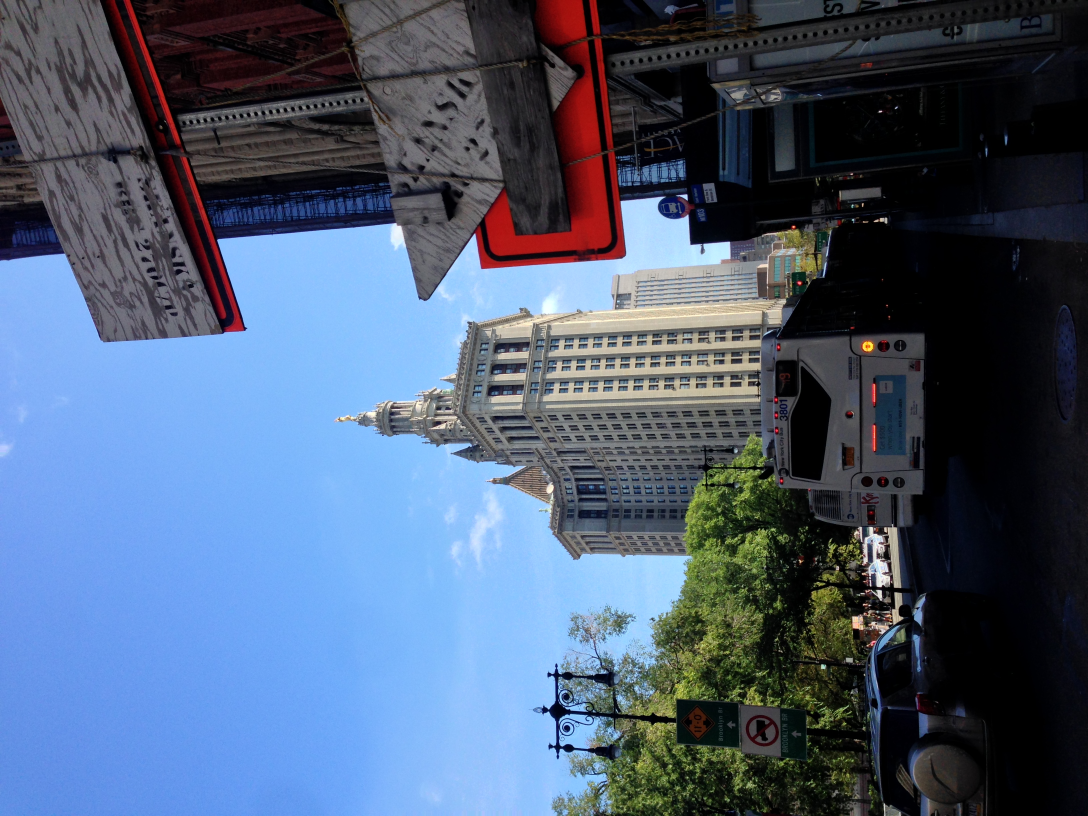
#> input picture Measure/example_data/example_image.jpg, 3264 x 2448 px (shown at 1/3 size)
$ jupyter execute --allow-errors M03_Reading_and_writing_files.ipynb   (shell and % lines are left out)
#> lines starting #> are read from the running program, lines starting #| are printed output that depends on the picture
<a href="https://colab.research.google.com/github/brian-ho/intro-to-urban-data/blob/main/Measure/M03_Reading_and_writing_files.ipynb" target="_parent"></a>

# **03 Measure** Reading and writing files

```
    Class       ARCH 6131 Urban Design Methods / Skills / Tools 1
                The Gensler Family AAP NYC Center
                Fall 2024
                Monday 3:30 PM to 6 PM

    Instructor  Brian Ho
                brian@brian-ho.io
```

This notebook covers ways to read and write flies. It assumes you've understood the first two notebooks. In particular, how to load external Python libraries and packages, and the basics of data structures and functions.

The notebook covers the following files:

- Comma-separated value (CSV) files for tabular data
- GeoJSON for more web-based geospatial data
- Shapefiles (SHP) for more GIS geospatial data
- Image files

⚠ **Reminder about saving files on Colab notebooks**

_Please keep in mind that any files you create in a Colab notebook are **temporarily** stored on the cloud. You must download these files to save them, or write them directly into your Drive._

This notebook relies on a few libraries, so we will import them now:

[cell 1]
import os
import json
import pandas as pd
import geopandas as gpd
import PIL
from pathlib import Path

Finally, you'll need the example data located [here](https://github.com/brian-ho/intro-to-urban-data/tree/main/Measure/Example%20Data) on GitHub. Upload this to someplace in Google Drive, and update the variable accordingly with the right path.

[cell 2]
from google.colab import drive

drive.mount("/content/drive")

[cell 3]
EXAMPLE_DATA_DIRECTORY = "example_data"

## CSV files
Comma-separated values files contain tabular or two-dimensional data. You can think of them as basic spreadsheets or tables — just the numbers and values, without formulas or formatting. The data is organized into rows and columns, with the first row typically serving as column headers.

Here's data the you might expect to store in a CSV

| first_column | second_column | third_column |
| --- | --- | --- |
| 1 | A | D |
| 2 | B | E |
| 3 | C | F |

CSVs get their name because they are in fact written out as plain text files. Rows are each a line, and the columns are separated by ... commas! So the above would look something like:

```
first_column,second_column,third_column
1,A,D
2,B,E
3,C,F
```

You can load any CSV using `pandas` and the helpful `read_csv` function. The tabular data becomes a `DataFrame`.

[cell 4]
# Reads a CSV file on Google Drive
example_dataframe = pd.read_csv(Path(EXAMPLE_DATA_DIRECTORY) / "example.csv")
#> (reads Measure/Example Data/example.csv from the repository)
example_dataframe

As a `DataFrame`, you can perform a number of basic views, analysis, and calculations.

[cell 5]
# We can get the basic length and size of the table
print(f"Length of the dataframe: {len(example_dataframe)}")
print(f"Dimensions of the dataframe: {example_dataframe.shape}")

[cell 6]
# We can access any column of a dataframe based on its name
example_dataframe["first_column"]

#> (a cell that did not finish here is left out)

#> (a cell that did not finish here is left out)

In the future, you'll be able to edit and work with this data in Python. For now, we'll skip right to writing. You can create a CSV file from this data with the equally helpful `to_csv` method.

This time, you need to call this from the `DataFrame` itself. The first argument is the file name and path.

[cell 9]
# This create a temporary file on the cloud computer running your Colab notebook
example_dataframe.to_csv("saved_example.csv", index=False)

#> (a cell that did not finish here is left out)

A dataframe can be converted into more typical Python data structures, like dictionaries and lists.

[cell 11]
# Convert a dataframe to a dictionary. Pandas supports multiple ways to do this!
example_dict = example_dataframe.to_dict()
example_dict

[cell 12]
# Passing in a different argument gets us a different format.
# Can you tell what is different in this case?
example_dict = example_dataframe.to_dict(orient="list")
example_dict

And you can create dataframe and write them to a CSV in the same way:

[cell 13]
# This is but one of many ways to make a Pandas DataFrame
# Notice that we can use Python data structures to provide the data
created_dataframe = pd.DataFrame(
    {
        "first_column": [1, 2, 3],
        "second_column": ["A", "B", "C"],
        "third_column": ["D", "E", "F"],
    }
)
created_dataframe.to_csv("another_saved_example.csv", index=False)

The great thing about `Pandas` is you can also open and save a bunch of other common tabular data formats. There's a long list [here](https://pandas.pydata.org/docs/reference/io.html) but this includes Excel, JSON, and other delimited file types.

## GeoJSON files
Geospatial information you find online will often be stored as [GeoJSON files](https://geojson.org/). These can contain lots of deeper data, or they can simply be a collection of basic shapes.

GeoJSON files are by definition geo-referenced, and they will almost always use the [WGS 84 map projection](https://earth-info.nga.mil/index.php?dir=wgs84&action=wgs84): the coordinates of geometry will be in longitude-latitude decimal degrees pairs.

`GeoPandas` makes loading GeoJSONs very easy!

#> (a cell that did not finish here is left out)

Hmmm ... notice this produces a table. It's a useful preview of the organization of the data, but we want a map!

You can get one with `GeoDataFrame.plot()`.

Much like with `Pandas` and writing CSV files, you can write GeoJSON files using `GeoPandas` natively.

You do this with the `GeoDataFrame.to_file()` method, and you must provide a `driver` argument that specifies GeoJSON as the desired format.

#> (a cell that did not finish here is left out)

## SHP files
You can also read and write shapefiles, typically used for desktop GIS software, with `GeoPandas`. Shapefiles are usually zipflies (ZIP) or a folder containing multiple other files.

You can open the ZIP file or the folder.

#> (a cell that did not finish here is left out)

#> (a cell that did not finish here is left out)

#> (a cell that did not finish here is left out)

#> (a cell that did not finish here is left out)

#> (a cell that did not finish here is left out)

... and you can write to shapefile. Note this actually produces multiple discrete files which constitute the "shapefile".

#> (a cell that did not finish here is left out)

In general, GeoJSONs tend to be simpler to work with and are much more common for web-based mapping and technology applications — we'll use those in the class for those reasons. But hopefully `geopandas` can replace some of your need for GIS software.

## Image files
Image files can be opened with `PIL`, another Python library.

[cell 22]
# We can open most supported images directly
img = PIL.Image.open(Path(EXAMPLE_DATA_DIRECTORY) / "example_image.jpg")
#> img is the input picture: PIL image 3264x2448 RGB; mean R, G, B 77.1, 93.1, 117.2

# JPEG files may be rotated. We can use metadata to orient them correctly!
img = PIL.ImageOps.exif_transpose(img)
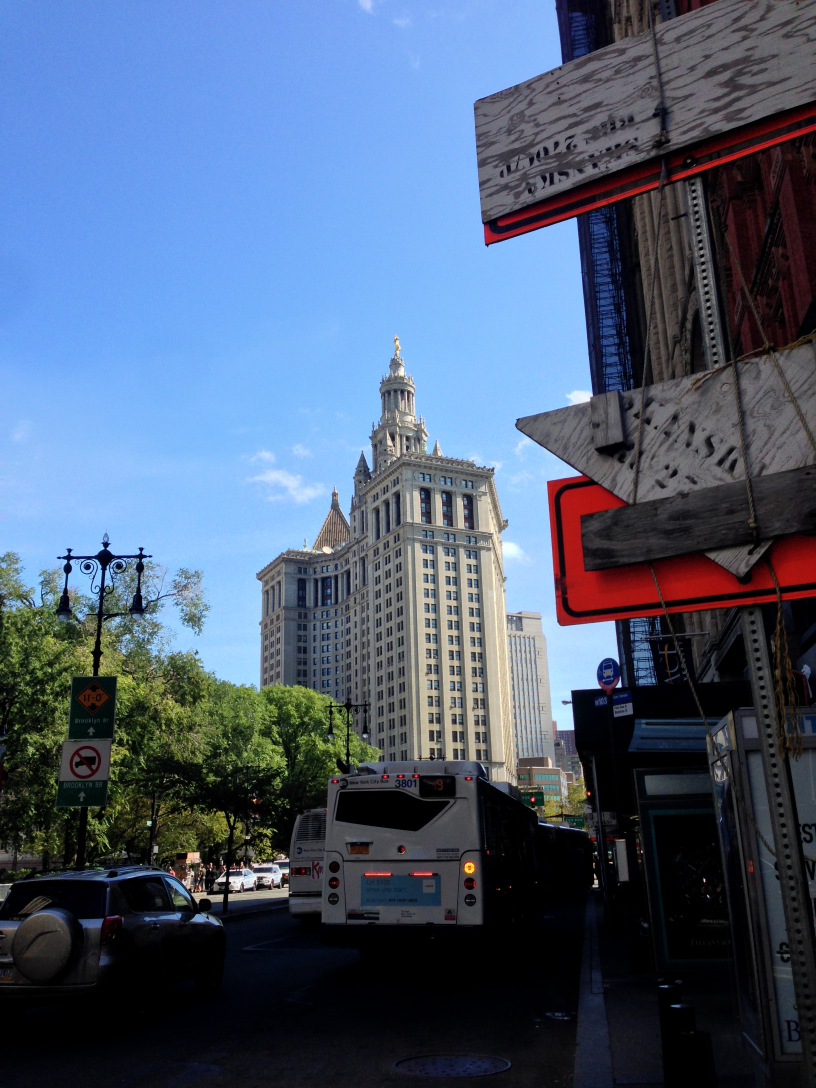
#> img: PIL image 2448x3264 RGB (shown at 1/3 size); mean R, G, B 77.1, 93.1, 117.2
img.resize((400, 400))
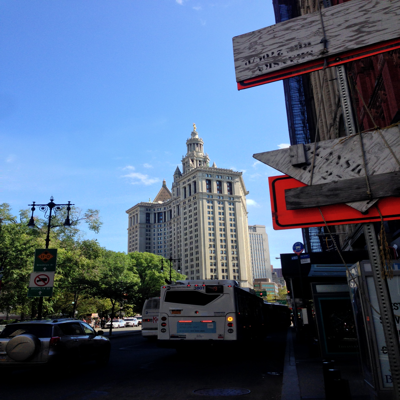
#> Out: PIL image 400x400 RGB; mean R, G, B 77.1, 93.1, 117.2

Note that iPhones (and other cameras) may use the [HEIC](https://en.wikipedia.org/wiki/High_Efficiency_Image_File_Format) file format. Opening these with `PIL` requires another library, `pillow-heif`.

[cell 23]
from pillow_heif import register_heif_opener

# This helps us open HEIC files. You just need to run it once.
register_heif_opener()
#> (this line was passed over: pillow_heif is not available in this run)

#> (a cell that did not finish here is left out)

Creating and saving image files is also possible! We can explore ways to create image files through Python in this class.

[cell 25]
# This creates a not-very-exciting new image
example_img = PIL.Image.new(mode="RGB", size=(400, 400), color=(255, 0, 0))
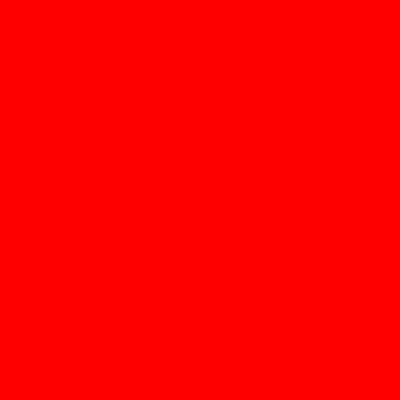
#> example_img: PIL image 400x400 RGB; mean R, G, B 255, 0, 0
example_img

[cell 26]
# You can save it to a number of formats
example_img.save("saved_red_square.png")

# A puzzle
Let's practice reading files! Use the `example_permits.csv` file in [GitHub](https://github.com/brian-ho/intro-to-urban-data/blob/main/Measure/example_data/example_permits.csv). Load it as a `DataFrame`.

### Question 1
How many rows are in the data?

[cell 27]
# Try it out with code here!

### Question 2
What columns are in the data?

[cell 28]
# Try it out with code here!

### Question 3
What columns are in the data?

[cell 29]
df = pd.read_csv(Path(EXAMPLE_DATA_DIRECTORY) / "example_permits.csv")
#> (reads Measure/example_data/example_permits.csv from the repository)
